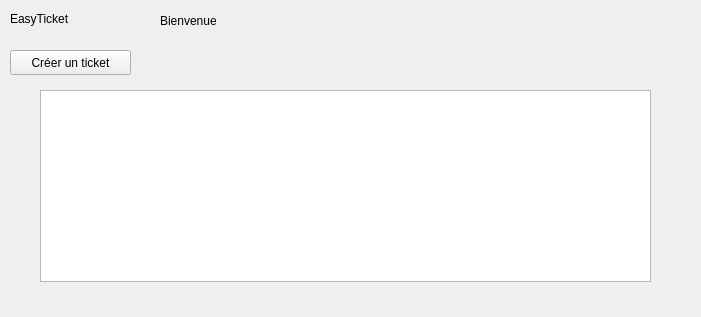
<?xml version="1.0" encoding="UTF-8"?>
<ui version="4.0">
 <class>EcranPrincipal</class>
 <widget class="QWidget" name="EcranPrincipal">
  <property name="geometry">
   <rect>
    <x>0</x>
    <y>0</y>
    <width>701</width>
    <height>317</height>
   </rect>
  </property>
  <property name="windowTitle">
   <string>Form</string>
  </property>
  <widget class="QLabel" name="labelNom">
   <property name="geometry">
    <rect>
     <x>160</x>
     <y>0</y>
     <width>411</width>
     <height>41</height>
    </rect>
   </property>
   <property name="text">
    <string>Bienvenue</string>
   </property>
  </widget>
  <widget class="QLabel" name="label">
   <property name="geometry">
    <rect>
     <x>10</x>
     <y>10</y>
     <width>81</width>
     <height>17</height>
    </rect>
   </property>
   <property name="text">
    <string>EasyTicket</string>
   </property>
  </widget>
  <widget class="QPushButton" name="pushButtonCreationTicket">
   <property name="geometry">
    <rect>
     <x>10</x>
     <y>50</y>
     <width>121</width>
     <height>25</height>
    </rect>
   </property>
   <property name="text">
    <string>Créer un ticket</string>
   </property>
  </widget>
  <widget class="QListWidget" name="listeTickets">
   <property name="geometry">
    <rect>
     <x>40</x>
     <y>90</y>
     <width>611</width>
     <height>192</height>
    </rect>
   </property>
  </widget>
 </widget>
 <resources/>
 <connections/>
</ui>
